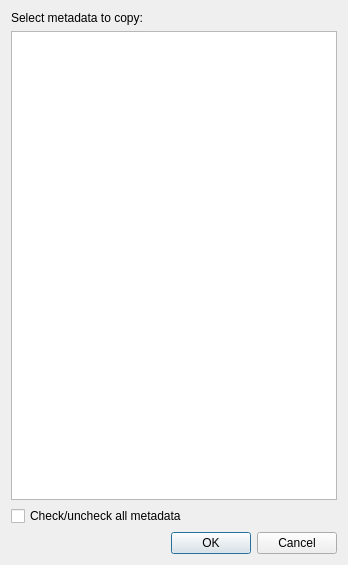
<?xml version="1.0" encoding="UTF-8"?>
<ui version="4.0">
 <class>CopyMetadataDialogClass</class>
 <widget class="QDialog" name="CopyMetadataDialogClass">
  <property name="geometry">
   <rect>
    <x>0</x>
    <y>0</y>
    <width>348</width>
    <height>565</height>
   </rect>
  </property>
  <property name="windowTitle">
   <string>Copy metadata</string>
  </property>
  <property name="windowIcon">
   <iconset resource="analogexif.qrc">
    <normaloff>:/images/icons/film_go.png</normaloff>:/images/icons/film_go.png</iconset>
  </property>
  <layout class="QVBoxLayout" name="verticalLayout">
   <item>
    <widget class="QLabel" name="label">
     <property name="text">
      <string>Select metadata to copy:</string>
     </property>
    </widget>
   </item>
   <item>
    <widget class="CheckedGearTreeView" name="metadataView">
     <property name="font">
      <font>
       <kerning>true</kerning>
      </font>
     </property>
     <property name="editTriggers">
      <set>QAbstractItemView::NoEditTriggers</set>
     </property>
     <property name="showDropIndicator" stdset="0">
      <bool>false</bool>
     </property>
     <property name="dragDropMode">
      <enum>QAbstractItemView::NoDragDrop</enum>
     </property>
     <property name="alternatingRowColors">
      <bool>true</bool>
     </property>
     <property name="uniformRowHeights">
      <bool>true</bool>
     </property>
     <attribute name="headerVisible">
      <bool>false</bool>
     </attribute>
     <attribute name="headerVisible">
      <bool>false</bool>
     </attribute>
    </widget>
   </item>
   <item>
    <widget class="QCheckBox" name="checkUncheckCBox">
     <property name="text">
      <string>Check/uncheck all metadata</string>
     </property>
     <property name="tristate">
      <bool>true</bool>
     </property>
    </widget>
   </item>
   <item>
    <layout class="QHBoxLayout" name="horizontalLayout">
     <item>
      <spacer name="horizontalSpacer">
       <property name="orientation">
        <enum>Qt::Horizontal</enum>
       </property>
       <property name="sizeHint" stdset="0">
        <size>
         <width>40</width>
         <height>20</height>
        </size>
       </property>
      </spacer>
     </item>
     <item>
      <widget class="QDialogButtonBox" name="buttonBox">
       <property name="standardButtons">
        <set>QDialogButtonBox::Cancel|QDialogButtonBox::Ok</set>
       </property>
      </widget>
     </item>
    </layout>
   </item>
  </layout>
 </widget>
 <layoutdefault spacing="6" margin="11"/>
 <customwidgets>
  <customwidget>
   <class>CheckedGearTreeView</class>
   <extends>QTreeView</extends>
   <header>checkedgeartreeview.h</header>
  </customwidget>
 </customwidgets>
 <resources>
  <include location="analogexif.qrc"/>
 </resources>
 <connections>
  <connection>
   <sender>buttonBox</sender>
   <signal>accepted()</signal>
   <receiver>CopyMetadataDialogClass</receiver>
   <slot>accept()</slot>
   <hints>
    <hint type="sourcelabel">
     <x>257</x>
     <y>543</y>
    </hint>
    <hint type="destinationlabel">
     <x>173</x>
     <y>282</y>
    </hint>
   </hints>
  </connection>
  <connection>
   <sender>buttonBox</sender>
   <signal>rejected()</signal>
   <receiver>CopyMetadataDialogClass</receiver>
   <slot>reject()</slot>
   <hints>
    <hint type="sourcelabel">
     <x>257</x>
     <y>543</y>
    </hint>
    <hint type="destinationlabel">
     <x>173</x>
     <y>282</y>
    </hint>
   </hints>
  </connection>
 </connections>
</ui>
